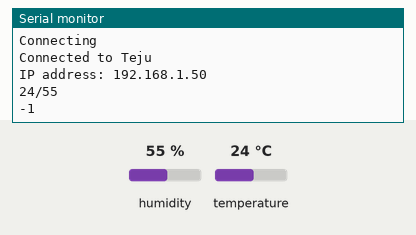
The sketch below on a simulated ESP8266 (NodeMCU). Parts: the last lines printed to the serial monitor. The inputs (shaded band) are chosen by the test bench; at power-on: humidity 55 %, temperature 24 °C. WiFi joins after 1.5 s; servers stay silent unless stated.

Above: at 2.9 s.
3.0 s: humidity set to 22 %
At 4.31 s:
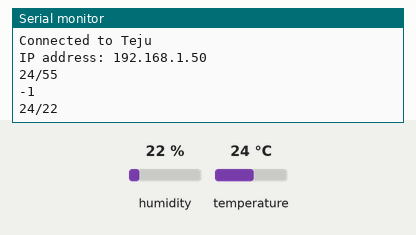
6.1 s: temperature set to 12 °C
At 7.4 s:
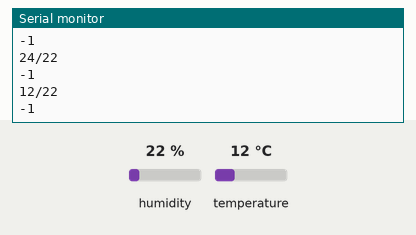
9.2 s: humidity set to 40 %
At 12.6 s:
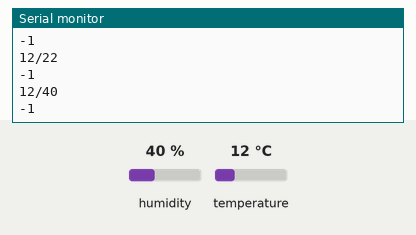
Timing chart, 0 to 14.1 s (numbered marks = the images above; inputs shaded):
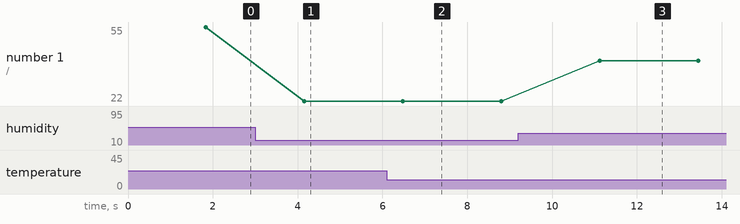

Measured:
- after the input at 3.0 s, the serial monitor: prints a new line after 1.2 s (image 1)
- after the input at 6.1 s, the serial monitor: prints a new line after 0.37 s (image 2)
- after the input at 9.2 s, the serial monitor: prints a new line after 1.9 s (image 3)
- plotted number 1: 55 → 22 after the input at 3.0 s, 22 → 40 after the input at 9.2 s

The sketch:

temperaturehtml.ino
```cpp
#include <ESP8266WiFi.h>
#include <WiFiClient.h>
#include <ESP8266WiFiMulti.h>
#include <ESP8266WebServer.h>
#include <ESP8266HTTPClient.h>
#include <DHT.h>

WiFiClient wificlient;
ESP8266WiFiMulti wifiMulti;

#define DHTTYPE DHT11
#define DHTPIN 14 //D5
DHT dht(DHTPIN, DHTTYPE);
HTTPClient http;    //Declare object of class HTTPClient

String  Link1, Link2, c, payload1, payload2, getData, getData2;
int httpCode1, httpCode2,a=11;
int t1,h1;


void setup() {

  Serial.begin(9600);
  dht.begin();
  WiFi.mode(WIFI_STA);        //This line hides the viewing of ESP as wifi hotspot
  //wifiMulti.addAP("Kiran89192", "8892@Kiran");
  //wifiMulti.addAP("kmrkrmd", "kmrkkmrk");
  //wifiMulti.addAP("oneplus", "r12345678");
  //wifiMulti.addAP("Redmi 9A", "12345678");
  wifiMulti.addAP("Teju", "12345678");


  Serial.print("Connecting");  // Wait for connection
  while (wifiMulti.run() != WL_CONNECTED) {
    delay(500);
    Serial.print(".");
  }

  //If connection successful show IP address in serial monitor
  Serial.println("");
  Serial.print("Connected to ");
  Serial.println(WiFi.SSID());
  Serial.print("IP address: ");
  Serial.println(WiFi.localIP());


  delay(200);
}


void loop()
{
 delay(100);
  t1 = dht.readTemperature();
  h1= dht.readHumidity();
  getData= String(t1)+ "/" +String(h1);
  Serial.println(getData);
  Link2 ="http://192.168.235.158:5000/add/"+getData;http://192.168.235.158:5000
  http.begin(wificlient,Link2);
  httpCode1 = http.GET();
  payload1 = http.getString();
  Serial.println(httpCode1);
  Serial.println(payload1);
  delay(2000);


}
```
